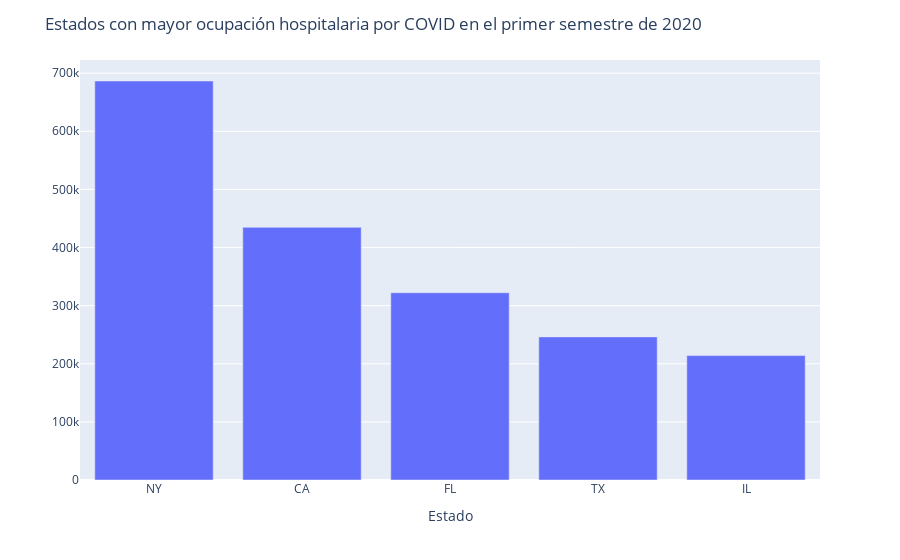

The notebook cell this image was saved under:
### Code cell
# 1 - ¿Cuáles fueron los 5 Estados con mayor ocupación hospitalaria por COVID? 

df_6m = df[(df.date>="2020-01-01") & (df.date<="2020-06-30")]


Frame_1 = df_6m.groupby("state").sum("inpatient_beds_used_covid").sort_values("inpatient_beds_used_covid", ascending=False)["inpatient_beds_used_covid"].head().to_frame()

#Nota: decido utilizar la columna inpatient_beds_used_covid, a pesar de que incluye pacientes con sola sospecha de covid, porque hay
#estados como Nueva York donde las variables total_adult_patients_hospitalized_confirmed_covid y total_pediatric_patients_hospitalized_confirmed_covid
#comienzan a registrar datos desde julio de 2020, haciendo que resultado sea inapropiado.

fig1_1=px.bar(Frame_1)
fig1_1.update_yaxes(title="", visible=True)
fig1_1.update_xaxes(title="Estado", visible=True)
fig1_1.update_layout(showlegend=False, title="Estados con mayor ocupación hospitalaria por COVID en el primer semestre de 2020")

### Figure 1 — Plotly figure (JSON) as saved in the notebook; plotly's stock layout.template omitted (floating-point values rounded to 4 significant figures)
{"data": [{"alignmentgroup": "True", "hovertemplate": "variable=inpatient_beds_used_covid<br>state=%{x}<br>value=%{y}<extra></extra>", "legendgroup": "inpatient_beds_used_covid", "marker": {"color": "#636efa", "pattern": {"shape": ""}}, "name": "inpatient_beds_used_covid", "offsetgroup": "inpatient_beds_used_covid", "orientation": "v", "showlegend": true, "textposition": "auto", "type": "bar", "x": ["NY", "CA", "FL", "TX", "IL"], "xaxis": "x", "y": [686528, 434721, 322227, 246237, 214010], "yaxis": "y"}], "layout": {"barmode": "relative", "legend": {"title": {"text": "variable"}, "tracegroupgap": 0}, "margin": {"t": 60}, "showlegend": false, "title": {"text": "Estados con mayor ocupación hospitalaria por COVID en el primer semestre de 2020"}, "xaxis": {"anchor": "y", "domain": [0, 1], "title": {"text": "Estado"}, "visible": true}, "yaxis": {"anchor": "x", "domain": [0, 1], "title": {"text": ""}, "visible": true}}}
